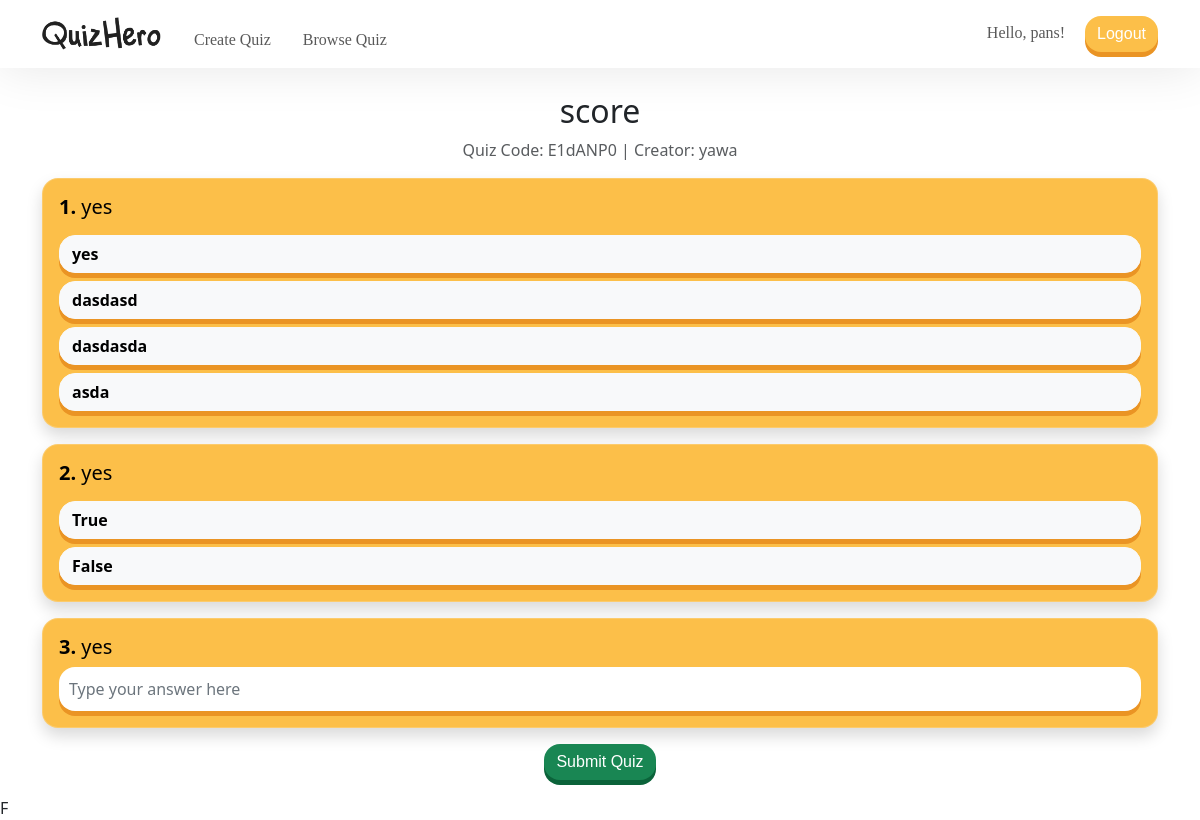
The page /answerQuiz.php?code_for_quiz=E1dANP0 (signed in) on the database its author committed.
### tables this page shows
CREATE TABLE `quizlisttable` (
  `code` varchar(7) NOT NULL,
  `title` varchar(255) NOT NULL,
  `thumbnail` varchar(255) NOT NULL,
  `accessibility` varchar(8) NOT NULL,
  `creator` varchar(255) NOT NULL,
  `views` int(11) DEFAULT 0
);

CREATE TABLE `questions` (
  `qid` int(11) NOT NULL,
  `quizcode` varchar(7) NOT NULL,
  `question` text NOT NULL,
  `questiontype` text NOT NULL,
  `answer` text NOT NULL,
  `choiceA` text NOT NULL,
  `choiceB` text NOT NULL,
  `choiceC` text NOT NULL,
  `choiceD` text NOT NULL
);

### answerQuiz.php (the view, shortened to what this page needs)
<?php
include "assets/php/dbh_quiz.inc.php";
require('assets/php/head.inc.php');
include('assets/php/navbar.inc.php');
?>
<!DOCTYPE html>
<html lang="en">
<head>
</head>
<body>
    <?php
    if (isset($_GET['code_for_quiz'])) {
        $quizCode = htmlspecialchars($_GET['code_for_quiz']);
        $fetchSql = "SELECT * FROM quizlisttable WHERE code = ?";
        $fetchStmt = $pdo->prepare($fetchSql);
        $fetchStmt->execute([$quizCode]);
        $quizDetails = $fetchStmt->fetch(PDO::FETCH_ASSOC);
        if ($quizDetails) {
            $fetchSql = "SELECT * FROM `questions` WHERE quizcode = ?";
            $fetchStmt = $pdo->prepare($fetchSql);
            $fetchStmt->execute([$quizCode]);
            $allQuestions = $fetchStmt->fetchAll(PDO::FETCH_ASSOC);
            shuffle($allQuestions);
            echo '<div class="container text-center mt-4">';
            echo '<h2 class="text-dark">' . htmlspecialchars($quizDetails['title']) . '</h2>';
            echo '<p class="text-muted">Quiz Code: ' . htmlspecialchars($quizDetails['code']) . ' | Creator: ' . htmlspecialchars($quizDetails['creator']) . '</p>';
            echo '</div>';
            $questionNumber = 1;
            foreach ($allQuestions as $question) {
                $fontStyle = isset($question['fontstyle']) ? 'font-family: ' . $question['fontstyle'] . ';' : '';
                $fontColor = isset($question['fontcolor']) ? 'color: ' . $question['fontcolor'] . ' !important;' : '';
                $choices = array($question['choiceA'], $question['choiceB'], $question['choiceC'], $question['choiceD']);
                shuffle($choices);
                echo '<div class="container ms-auto me-auto">';
                echo '<div class="rounded p-3 mt-3 shadow shadow-4 border border-light text-light container-fluid" style="--bs-bg-opacity: .2; --bs-border-opacity: .2; --bs-text-opacity: .70; background-color: #FCBF49;">';
                echo '<h5 style="color: black; ' . $fontStyle . '"><strong>' . $questionNumber . '.</strong> ' . $question['question'] . '</h5>';
                if ($question['questiontype'] == "MCQ") {
                    echo '<div style="color: black;">';
                    echo '<button type="button" class="btn btn-light mt-2 text-start font-weight-bold choice-button" onclick="selectChoice(' . $question['qid'] . ', \'A\')" style="width: 100%; box-shadow: 0px 5px 0px 0px rgb(234, 148, 36); border-radius: 16px; ' . $fontColor . '" name="answer[' . $question['qid'] . ']" value="A"><strong>' . $choices[0] . '</strong></button><br>';
                    echo '<button type="button" class="btn btn-light mt-2 text-start font-weight-bold choice-button" onclick="selectChoice(' . $question['qid'] . ', \'B\')" style="width: 100%; box-shadow: 0px 5px 0px 0px rgb(234, 148, 36); border-radius: 16px; ' . $fontColor . '" name="answer[' . $question['qid'] . ']" value="B"><strong>' . $choices[1] . '</strong></button><br>';
                    echo '<button type="button" class="btn btn-light mt-2 text-start font-weight-bold choice-button" onclick="selectChoice(' . $question['qid'] . ', \'C\')" style="width: 100%; box-shadow: 0px 5px 0px 0px rgb(234, 148, 36); border-radius: 16px; ' . $fontColor . '" name="answer[' . $question['qid'] . ']" value="C"><strong>' . $choices[2] . '</strong></button><br>';
                    echo '<button type="button" class="btn btn-light mt-2 text-start font-weight-bold choice-button" onclick="selectChoice(' . $question['qid'] . ', \'D\')" style="width: 100%; box-shadow: 0px 5px 0px 0px rgb(234, 148, 36); border-radius: 16px; ' . $fontColor . '" name="answer[' . $question['qid'] . ']" value="D"><strong>' . $choices[3] . '</strong></button><br>';
                    echo '</div>';
                } elseif ($question['questiontype'] == "TOF") {
                    echo '<div style="color: black;">';
                    echo '<button type="button" class="btn btn-light mt-2 text-start font-weight-bold choice-button" onclick="selectChoice(' . $question['qid'] . ', \'True\')" style="width: 100%; box-shadow: 0px 5px 0px 0px rgb(234, 148, 36); border-radius: 16px; ' . $fontColor . '" name="answer[' . $question['qid'] . ']" value="True"><strong>True</strong></button><br>';
                    echo '<button type="button" class="btn btn-light mt-2 text-start font-weight-bold choice-button" onclick="selectChoice(' . $question['qid'] . ', \'False\')" style="width: 100%; box-shadow: 0px 5px 0px 0px rgb(234, 148, 36); border-radius: 16px; ' . $fontColor . '" name="answer[' . $question['qid'] . ']" value="False"><strong>False</strong></button><br>';
                    echo '</div>';
                } elseif ($question['questiontype'] == "IDEN") {
                    echo '<div style="color: black;">';
                    echo '<input type="text" name="answer[' . $question['qid'] . ']" placeholder="Type your answer here" style="width: 100%; color: black; border: none; border-radius: 16px; padding: 10px; font-size: 16px; box-shadow: 0px 5px 0px 0px rgb(234, 148, 36);" class="form-control" placeholder="Type your answer here" style="color: gray;">';
                    echo '</div>';
                }
                echo '</div>';
                echo '</div>';
                $questionNumber++;
            }
        } else {
            echo 'Quiz not found.';
            exit;
        }
    }
    ?>
    <form id="quizForm" action="submit_quiz.php" method="post" onsubmit="return checkUnansweredQuestions();">
        <div class="d-grid gap-2 d-md-flex justify-content-center mt-3">
            <button class="btn btn-success text-light border-dark btn-md btn-submit-quiz" type="button"
                data-toggle="modal" data-target="#modalSubmitQuiz">Submit Quiz</button>
        </div>
    </form>
    F
    <?php require('assets/php/footer.inc.php'); ?>

### assets/css/style.css (style rules this page uses)
.btn-success { background-color: #198653; color: white !important; border: none; box-shadow: 0px 5px 0px 0px rgb(11, 99, 58); border-radius: 16px; transition: box-shadow 0.3s ease; font-family: 'MoonBold', sans-serif; }
.rounded { border-radius: 16px !important; }
.bg-light { background-color: #FFFFFF !important; }
.btn-light { color: #000000 !important; }
.form-control::placeholder { opacity: 1; color: #6c757d; }
input::placeholder { color: red; }

### rows shown on the page
quizlisttable: title "score", code "E1dANP0", creator "yawa"
questions: question "yes", choices "yes", choiceD "dasdasd", choiceC "dasdasda", choiceB "asda"
questions: question "yes"
questions: question "yes"

### other values the page prints
$_SESSION['username'] "pans"
